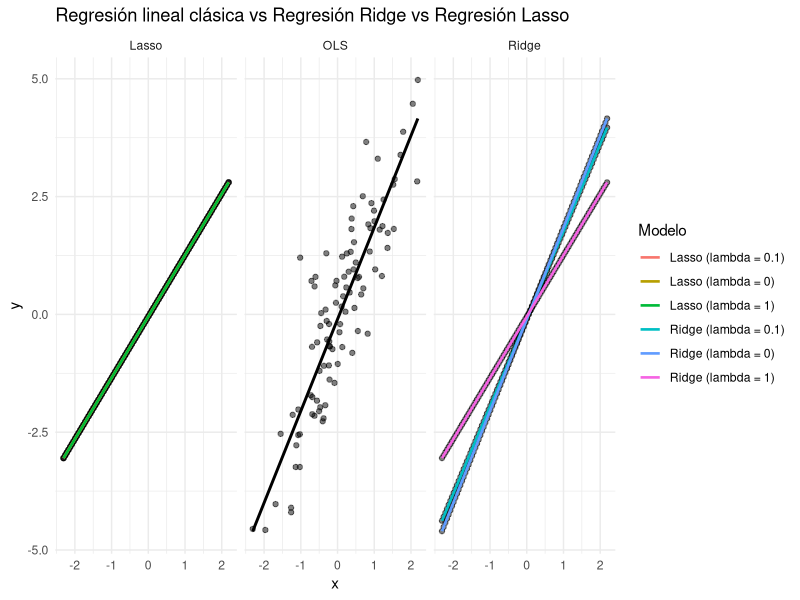

Recreate this plot in R.
library(tidyverse)
library(glmnet)
library(viridis)


# Generar datos aleatorios
set.seed(123)
n <- 100
x <- rnorm(n)
y <- 2*x + rnorm(n)

# Regresión lineal clásica
lm.fit <- lm(y ~ x)

# Regresión ridge con diferentes valores de lambda
ridge.fit1 <- glmnet(as.matrix(cbind(1, x)), y, alpha=0, lambda=0)
ridge.fit2 <- glmnet(as.matrix(cbind(1, x)), y, alpha=0, lambda=0.1)
ridge.fit3 <- glmnet(as.matrix(cbind(1, x)), y, alpha=0, lambda=1)


# Regresión lasso con diferentes valores de lambda
lasso.fit1 <- glmnet(as.matrix(cbind(1, x)), y, alpha=1, lambda=0)
lasso.fit2 <- glmnet(as.matrix(cbind(1, x)), y, alpha=1, lambda=0.1)
lasso.fit3 <- glmnet(as.matrix(cbind(1, x)), y, alpha=1, lambda=1)

# Coeficientes ajustados para cada modelo
lm.coef <- coef(lm.fit)
ridge.coef1 <- coef(ridge.fit1)
ridge.coef2 <- coef(ridge.fit2)
ridge.coef3 <- coef(ridge.fit3)

lasso.coef1 <- coef(lasso.fit1)
lasso.coef2 <- coef(lasso.fit2)
lasso.coef3 <- coef(lasso.fit3)

# Predicciones de cada modelo
x_new <- seq(min(x), max(x), length.out = 100)
lm.predict <- lm.coef[1] + lm.coef[2] * x_new
ridge.predict1 <- predict(ridge.fit1, newx = as.matrix(cbind(1, x_new)))
ridge.predict2 <- predict(ridge.fit2, newx = as.matrix(cbind(1, x_new)))
ridge.predict3 <- predict(ridge.fit3, newx = as.matrix(cbind(1, x_new)))

lasso.predict1 <- predict(lasso.fit1, newx = as.matrix(cbind(1, x_new)))
lasso.predict2 <- predict(lasso.fit2, newx = as.matrix(cbind(1, x_new)))
lasso.predict3 <- predict(lasso.fit3, newx = as.matrix(cbind(1, x_new)))

# Combinar datos en un data frame
data <- data.frame(x = x, s0 = y, model = rep("observaciones", n),
                   type = rep("OLS", 100),
                   prediction = rep(lm.predict, each = 1))
data <- rbind(data,
              data.frame(x = x_new, y = ridge.predict1, model = rep("Ridge (lambda = 0)", length(x_new)), type = rep("Ridge", 100),
                         prediction = rep(ridge.predict1, each = 1)))
data <- rbind(data,
              data.frame(x = x_new, y = ridge.predict2, model = rep("Ridge (lambda = 0.1)", length(x_new)),type = rep("Ridge", length(x_new)),
                         prediction = rep(ridge.predict2, each = 1)))
data <- rbind(data,
              data.frame(x = x_new, y = ridge.predict3, model = rep("Ridge (lambda = 1)", length(x_new)),type = rep("Ridge", length(x_new)),
                         prediction = rep(ridge.predict3, each = 1)))

data <- rbind(data,
              data.frame(x = x_new, y = ridge.predict3, model = rep("Lasso (lambda = 0)", length(x_new)),type = rep("Lasso", length(x_new)),
                         prediction = rep(ridge.predict3, each = 1)))

data <- rbind(data,
              data.frame(x = x_new, y = ridge.predict3, model = rep("Lasso (lambda = 0.1)", length(x_new)),type = rep("Lasso", length(x_new)),
                         prediction = rep(ridge.predict3, each = 1)))

data <- rbind(data,
              data.frame(x = x_new, y = ridge.predict3, model = rep("Lasso (lambda = 1)", length(x_new)),type = rep("Lasso", length(x_new)),
                         prediction = rep(ridge.predict3, each = 1)))

# Crear gráfico con ggplot
ggplot(data = data, aes(x, s0)) +
  geom_point(alpha = 0.5) +
  geom_line(data = data %>% 
             filter(model !="observaciones" & type == "Ridge"),  aes(y = prediction, color = model), size = 0.9) +
  geom_line(data = data %>% 
              filter(model !="observaciones" & type == "Lasso"),  aes(y = prediction, color = model), size = 0.9) +
  
  labs(title = "Regresión lineal clásica vs Regresión Ridge vs Regresión Lasso",
       x = "x", y = "y", color = "Modelo") +
  theme_minimal() +
  geom_smooth(data=data %>% 
                filter(model == "observaciones"), method="lm", color="black",se = FALSE)+
  facet_wrap(~type)
